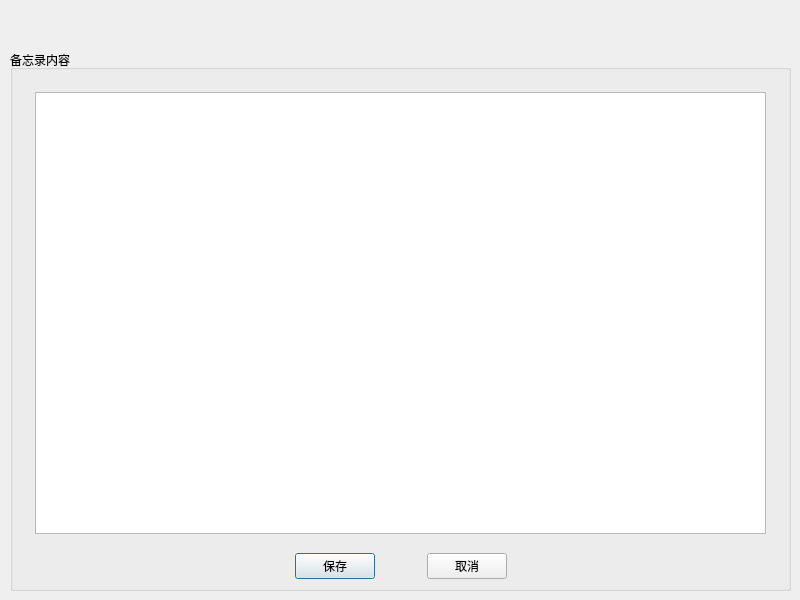
<?xml version="1.0" encoding="UTF-8"?>
<ui version="4.0">
 <class>NoteModifyDlg</class>
 <widget class="QDialog" name="NoteModifyDlg">
  <property name="geometry">
   <rect>
    <x>0</x>
    <y>0</y>
    <width>800</width>
    <height>600</height>
   </rect>
  </property>
  <property name="windowTitle">
   <string>Dialog</string>
  </property>
  <widget class="QGroupBox" name="groupBox">
   <property name="geometry">
    <rect>
     <x>10</x>
     <y>50</y>
     <width>781</width>
     <height>541</height>
    </rect>
   </property>
   <property name="sizePolicy">
    <sizepolicy hsizetype="Expanding" vsizetype="Expanding">
     <horstretch>0</horstretch>
     <verstretch>0</verstretch>
    </sizepolicy>
   </property>
   <property name="title">
    <string>备忘录内容</string>
   </property>
   <layout class="QGridLayout" name="gridLayout">
    <item row="1" column="0">
     <spacer name="horizontalSpacer_4">
      <property name="orientation">
       <enum>Qt::Horizontal</enum>
      </property>
      <property name="sizeType">
       <enum>QSizePolicy::Fixed</enum>
      </property>
      <property name="sizeHint" stdset="0">
       <size>
        <width>13</width>
        <height>20</height>
       </size>
      </property>
     </spacer>
    </item>
    <item row="1" column="6">
     <spacer name="horizontalSpacer_5">
      <property name="orientation">
       <enum>Qt::Horizontal</enum>
      </property>
      <property name="sizeType">
       <enum>QSizePolicy::Fixed</enum>
      </property>
      <property name="sizeHint" stdset="0">
       <size>
        <width>13</width>
        <height>20</height>
       </size>
      </property>
     </spacer>
    </item>
    <item row="2" column="2">
     <spacer name="verticalSpacer">
      <property name="orientation">
       <enum>Qt::Vertical</enum>
      </property>
      <property name="sizeType">
       <enum>QSizePolicy::Fixed</enum>
      </property>
      <property name="sizeHint" stdset="0">
       <size>
        <width>20</width>
        <height>13</height>
       </size>
      </property>
     </spacer>
    </item>
    <item row="2" column="4">
     <spacer name="verticalSpacer_2">
      <property name="orientation">
       <enum>Qt::Vertical</enum>
      </property>
      <property name="sizeType">
       <enum>QSizePolicy::Fixed</enum>
      </property>
      <property name="sizeHint" stdset="0">
       <size>
        <width>20</width>
        <height>13</height>
       </size>
      </property>
     </spacer>
    </item>
    <item row="3" column="1">
     <spacer name="horizontalSpacer_2">
      <property name="orientation">
       <enum>Qt::Horizontal</enum>
      </property>
      <property name="sizeHint" stdset="0">
       <size>
        <width>40</width>
        <height>20</height>
       </size>
      </property>
     </spacer>
    </item>
    <item row="3" column="2">
     <widget class="QPushButton" name="btnSave">
      <property name="sizePolicy">
       <sizepolicy hsizetype="Fixed" vsizetype="Fixed">
        <horstretch>0</horstretch>
        <verstretch>0</verstretch>
       </sizepolicy>
      </property>
      <property name="text">
       <string>保存</string>
      </property>
      <property name="default">
       <bool>true</bool>
      </property>
     </widget>
    </item>
    <item row="3" column="3">
     <spacer name="horizontalSpacer">
      <property name="orientation">
       <enum>Qt::Horizontal</enum>
      </property>
      <property name="sizeType">
       <enum>QSizePolicy::Fixed</enum>
      </property>
      <property name="sizeHint" stdset="0">
       <size>
        <width>40</width>
        <height>20</height>
       </size>
      </property>
     </spacer>
    </item>
    <item row="3" column="4">
     <widget class="QPushButton" name="btnCancel">
      <property name="sizePolicy">
       <sizepolicy hsizetype="Fixed" vsizetype="Fixed">
        <horstretch>0</horstretch>
        <verstretch>0</verstretch>
       </sizepolicy>
      </property>
      <property name="text">
       <string>取消</string>
      </property>
      <property name="autoDefault">
       <bool>false</bool>
      </property>
     </widget>
    </item>
    <item row="3" column="5">
     <spacer name="horizontalSpacer_3">
      <property name="orientation">
       <enum>Qt::Horizontal</enum>
      </property>
      <property name="sizeHint" stdset="0">
       <size>
        <width>40</width>
        <height>20</height>
       </size>
      </property>
     </spacer>
    </item>
    <item row="0" column="3">
     <spacer name="verticalSpacer_3">
      <property name="orientation">
       <enum>Qt::Vertical</enum>
      </property>
      <property name="sizeType">
       <enum>QSizePolicy::Fixed</enum>
      </property>
      <property name="sizeHint" stdset="0">
       <size>
        <width>20</width>
        <height>13</height>
       </size>
      </property>
     </spacer>
    </item>
    <item row="1" column="1" colspan="5">
     <widget class="QPlainTextEdit" name="plainNoteContent"/>
    </item>
   </layout>
  </widget>
 </widget>
 <resources/>
 <connections/>
</ui>
